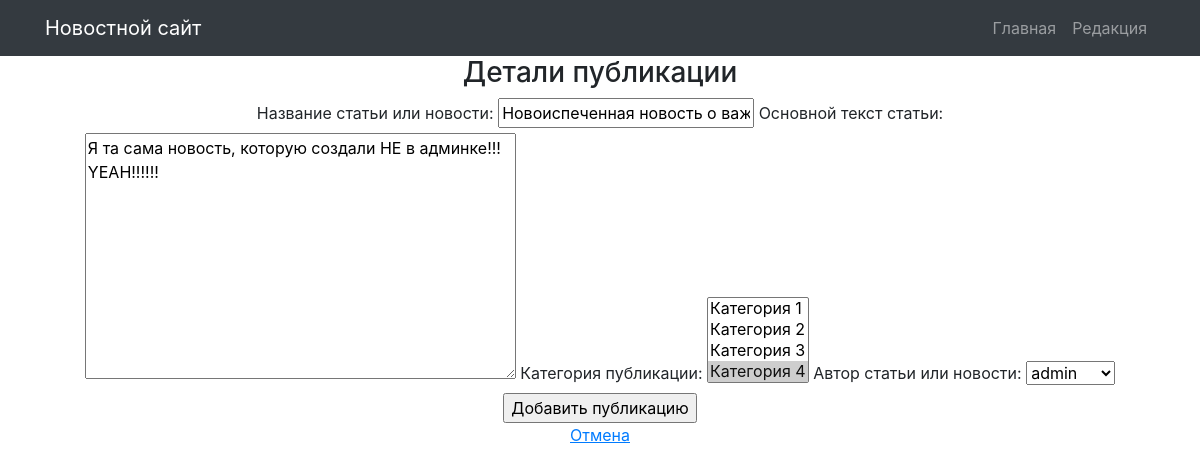
Page /news/5/edit/ (signed in) on the earlier database version.
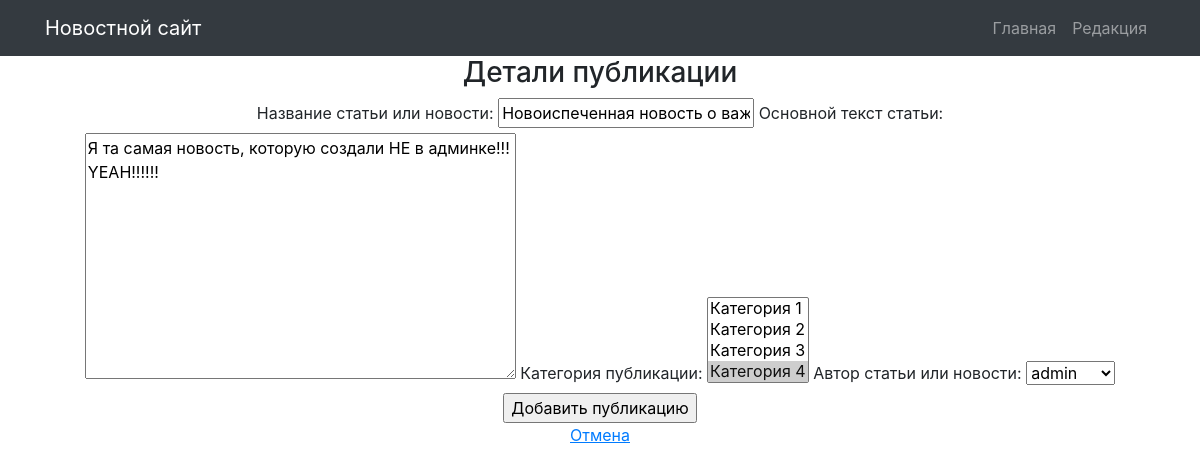
Same page on the later database version.
### news/models.py (models this page shows, shortened)
class Post(models.Model):
    ARTICLE_TYPES = (
        ('news', 'Новости'), ('article', 'Статья')
    )
    article_author = models.ForeignKey(Author, on_delete=models.CASCADE, verbose_name='Автор статьи или новости')
    article_choice = models.CharField(max_length=50, choices=ARTICLE_TYPES)
    article_time_in = models.DateTimeField(auto_now_add=True, verbose_name='Дата создания')
    article_category = models.ManyToManyField(Category, verbose_name='Категория публикации')
    article_title = models.CharField(max_length=255, verbose_name='Название статьи или новости')
    article_text = models.TextField(verbose_name='Основной текст статьи')
    article_rating = models.IntegerField(default=0, verbose_name='Рейтинг публикации')
    class Meta:
        verbose_name = 'Пост'
        verbose_name_plural = 'Посты'

### news/views.py (the view)
# urls.py: path('<int:pk>/edit/', NewsUpdate.as_view(), name='post_update'),
class NewsUpdate(LoginRequiredMixin, PermissionRequiredMixin, UpdateView):
    template_name = 'post_create.html'
    form_class = NewsForm
    permission_required = ('news.change_post', 'news.add_post')
    def get_object(self, **kwargs):
        id = self.kwargs.get('pk')
        return Post.objects.get(pk=id)

### news/forms.py
class NewsForm(ModelForm):
    class Meta:
        model = Post
        fields = ['article_title', 'article_text', 'article_category', 'article_author']

### news/models.py (called while the page is built)
    def __str__(self):
        return self.author.username

    def __str__(self):
        return self.category_name

### Templates/post_create.html (shortened to what this page needs)
{% extends 'default.html' %}
{% block content %}
<h3>Детали публикации</h3>
<form method="POST">
    {{ form }}
    <input type="submit" value="Добавить публикацию">
</form>
<a href="{% url 'posts_full' %}"><u> Отмена </u></a>
{% endblock content %}

Differences in the rows shown:
changed Post "Новоиспеченная новость о важном": article_text "Я та сама новость, которую создали НЕ в админке!!! YEAH!!!!!!" → "Я та самая новость, которую создали НЕ в админке!!! YEAH!!!!!!"
